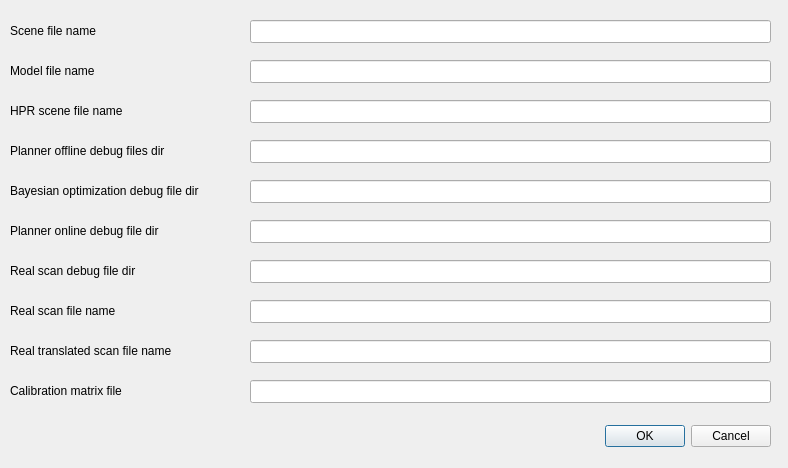
<?xml version="1.0" encoding="UTF-8"?>
<ui version="4.0">
 <class>Dialog</class>
 <widget class="QDialog" name="Dialog">
  <property name="geometry">
   <rect>
    <x>0</x>
    <y>0</y>
    <width>788</width>
    <height>468</height>
   </rect>
  </property>
  <property name="windowTitle">
   <string>File manager</string>
  </property>
  <widget class="QDialogButtonBox" name="buttonBox">
   <property name="geometry">
    <rect>
     <x>430</x>
     <y>420</y>
     <width>341</width>
     <height>32</height>
    </rect>
   </property>
   <property name="orientation">
    <enum>Qt::Horizontal</enum>
   </property>
   <property name="standardButtons">
    <set>QDialogButtonBox::Cancel|QDialogButtonBox::Ok</set>
   </property>
  </widget>
  <widget class="QLabel" name="label">
   <property name="geometry">
    <rect>
     <x>10</x>
     <y>20</y>
     <width>111</width>
     <height>21</height>
    </rect>
   </property>
   <property name="text">
    <string>Scene file name</string>
   </property>
  </widget>
  <widget class="QLabel" name="label_2">
   <property name="geometry">
    <rect>
     <x>10</x>
     <y>60</y>
     <width>111</width>
     <height>21</height>
    </rect>
   </property>
   <property name="text">
    <string>Model file name</string>
   </property>
  </widget>
  <widget class="QLineEdit" name="scene_file_edit">
   <property name="geometry">
    <rect>
     <x>250</x>
     <y>20</y>
     <width>521</width>
     <height>23</height>
    </rect>
   </property>
  </widget>
  <widget class="QLineEdit" name="model_file_edit">
   <property name="geometry">
    <rect>
     <x>250</x>
     <y>60</y>
     <width>521</width>
     <height>23</height>
    </rect>
   </property>
  </widget>
  <widget class="QLineEdit" name="hpr_scene_file_edit">
   <property name="geometry">
    <rect>
     <x>250</x>
     <y>100</y>
     <width>521</width>
     <height>23</height>
    </rect>
   </property>
  </widget>
  <widget class="QLabel" name="label_3">
   <property name="geometry">
    <rect>
     <x>10</x>
     <y>100</y>
     <width>161</width>
     <height>21</height>
    </rect>
   </property>
   <property name="text">
    <string>HPR scene file name</string>
   </property>
  </widget>
  <widget class="QLineEdit" name="planner_file_dir">
   <property name="geometry">
    <rect>
     <x>250</x>
     <y>140</y>
     <width>521</width>
     <height>23</height>
    </rect>
   </property>
  </widget>
  <widget class="QLabel" name="label_4">
   <property name="geometry">
    <rect>
     <x>10</x>
     <y>140</y>
     <width>211</width>
     <height>21</height>
    </rect>
   </property>
   <property name="text">
    <string>Planner offline debug files dir</string>
   </property>
  </widget>
  <widget class="QLineEdit" name="bo_file_dir">
   <property name="geometry">
    <rect>
     <x>250</x>
     <y>180</y>
     <width>521</width>
     <height>23</height>
    </rect>
   </property>
  </widget>
  <widget class="QLabel" name="label_5">
   <property name="geometry">
    <rect>
     <x>10</x>
     <y>180</y>
     <width>231</width>
     <height>21</height>
    </rect>
   </property>
   <property name="text">
    <string>Bayesian optimization debug file dir</string>
   </property>
  </widget>
  <widget class="QLabel" name="label_6">
   <property name="geometry">
    <rect>
     <x>10</x>
     <y>220</y>
     <width>231</width>
     <height>21</height>
    </rect>
   </property>
   <property name="text">
    <string>Planner online debug file dir</string>
   </property>
  </widget>
  <widget class="QLineEdit" name="planner_online_debug_dir">
   <property name="geometry">
    <rect>
     <x>250</x>
     <y>220</y>
     <width>521</width>
     <height>23</height>
    </rect>
   </property>
  </widget>
  <widget class="QLineEdit" name="real_scan_dir">
   <property name="geometry">
    <rect>
     <x>250</x>
     <y>260</y>
     <width>521</width>
     <height>23</height>
    </rect>
   </property>
  </widget>
  <widget class="QLabel" name="label_7">
   <property name="geometry">
    <rect>
     <x>10</x>
     <y>260</y>
     <width>231</width>
     <height>21</height>
    </rect>
   </property>
   <property name="text">
    <string>Real scan debug file dir</string>
   </property>
  </widget>
  <widget class="QLineEdit" name="real_scan_file">
   <property name="geometry">
    <rect>
     <x>250</x>
     <y>300</y>
     <width>521</width>
     <height>23</height>
    </rect>
   </property>
  </widget>
  <widget class="QLabel" name="label_8">
   <property name="geometry">
    <rect>
     <x>10</x>
     <y>300</y>
     <width>231</width>
     <height>21</height>
    </rect>
   </property>
   <property name="text">
    <string>Real scan file name</string>
   </property>
  </widget>
  <widget class="QLabel" name="label_9">
   <property name="geometry">
    <rect>
     <x>10</x>
     <y>340</y>
     <width>231</width>
     <height>21</height>
    </rect>
   </property>
   <property name="text">
    <string>Real translated scan file name</string>
   </property>
  </widget>
  <widget class="QLineEdit" name="real_scan_trans_file">
   <property name="geometry">
    <rect>
     <x>250</x>
     <y>340</y>
     <width>521</width>
     <height>23</height>
    </rect>
   </property>
  </widget>
  <widget class="QLineEdit" name="calib_file">
   <property name="geometry">
    <rect>
     <x>250</x>
     <y>380</y>
     <width>521</width>
     <height>23</height>
    </rect>
   </property>
  </widget>
  <widget class="QLabel" name="label_10">
   <property name="geometry">
    <rect>
     <x>10</x>
     <y>380</y>
     <width>231</width>
     <height>21</height>
    </rect>
   </property>
   <property name="text">
    <string>Calibration matrix file</string>
   </property>
  </widget>
 </widget>
 <resources/>
 <connections>
  <connection>
   <sender>buttonBox</sender>
   <signal>accepted()</signal>
   <receiver>Dialog</receiver>
   <slot>accept()</slot>
   <hints>
    <hint type="sourcelabel">
     <x>248</x>
     <y>254</y>
    </hint>
    <hint type="destinationlabel">
     <x>157</x>
     <y>274</y>
    </hint>
   </hints>
  </connection>
  <connection>
   <sender>buttonBox</sender>
   <signal>rejected()</signal>
   <receiver>Dialog</receiver>
   <slot>reject()</slot>
   <hints>
    <hint type="sourcelabel">
     <x>316</x>
     <y>260</y>
    </hint>
    <hint type="destinationlabel">
     <x>286</x>
     <y>274</y>
    </hint>
   </hints>
  </connection>
 </connections>
</ui>
